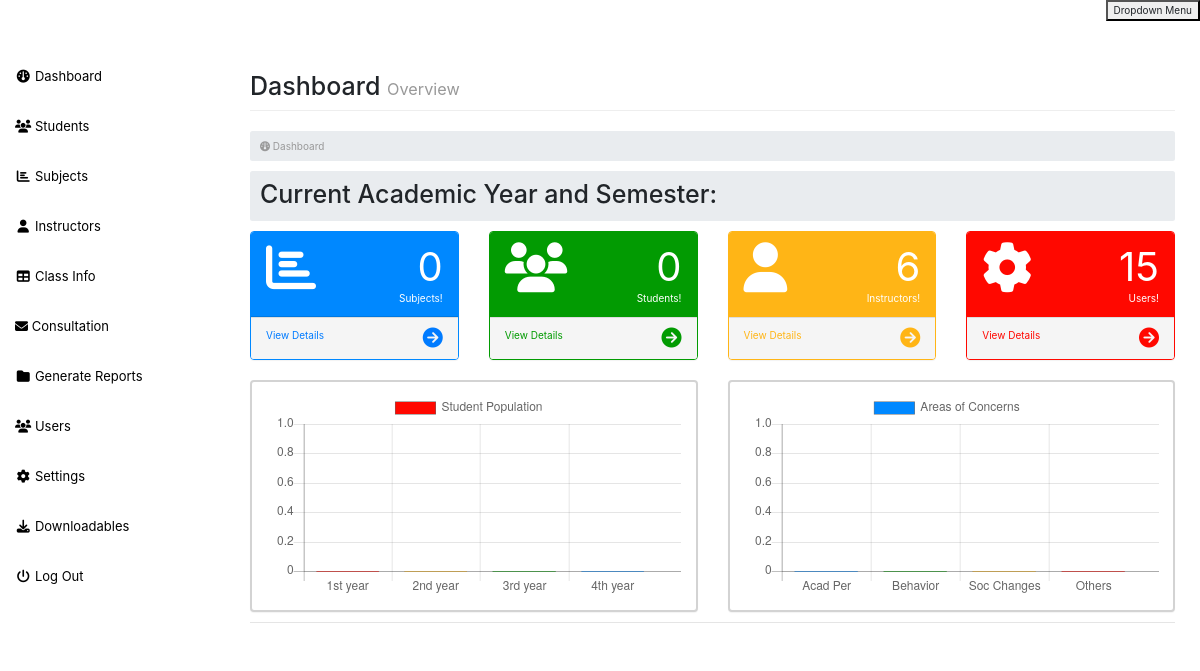
The page /admin/index.php (signed in) on the database as committed earlier.
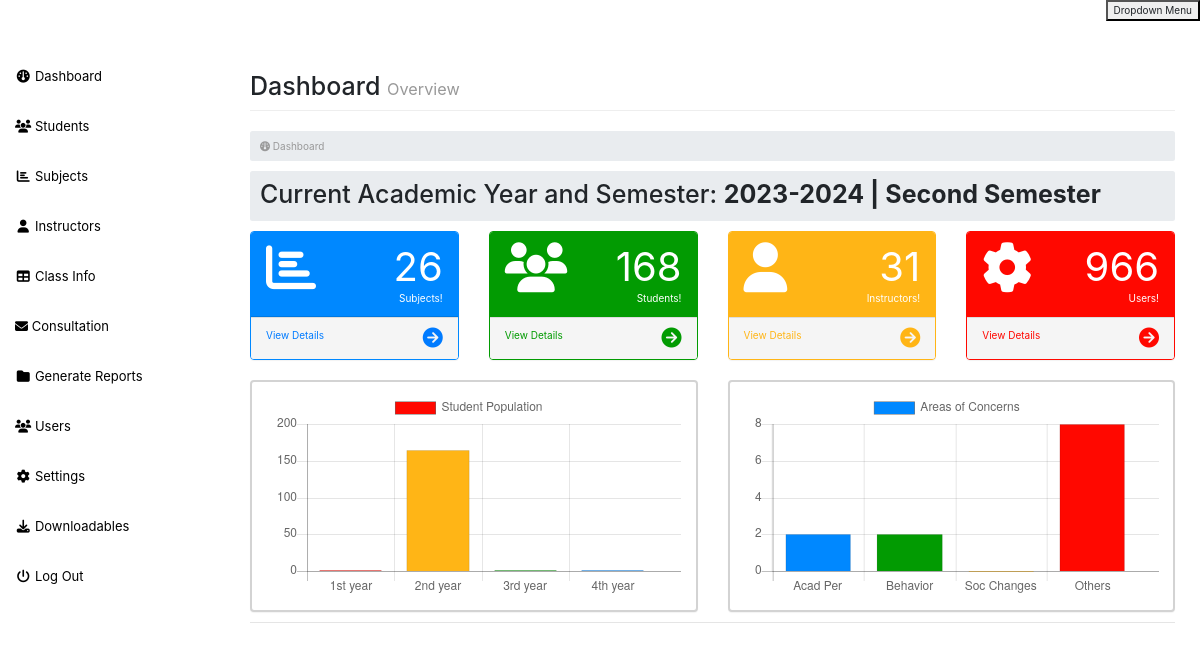
The same page on the database as committed later.
### tables this page shows
CREATE TABLE `ay` (
  `id` int(11) NOT NULL,
  `academic_year` varchar(255) DEFAULT NULL,
  `semester` varchar(255) DEFAULT NULL,
  `semester_id` int(11) DEFAULT NULL,
  `display` tinyint(4) DEFAULT NULL,
  `semester_display` tinyint(4) NOT NULL DEFAULT 1,
  `start_date` date DEFAULT NULL
);

### DatabaseService.php (called while the page is built, shortened)
<?php
class DatabaseService
{
    protected $connection;
    public function __construct()
    {
        $servername = "127.0.0.1";
        $username = "u510162695_infotechMCC";
        $password = "infotechMCC2023";
        $dbname = "u510162695_infotechMCC";
        $this->connection = new PDO("mysql:host=$servername;dbname=$dbname", $username, $password);
        $this->connection->setAttribute(PDO::ATTR_ERRMODE, PDO::ERRMODE_EXCEPTION);
    }
    public function fetch($query)
    {
        $statement = $this->connection->prepare($query);
        $statement->execute();
        $statement->setFetchMode(PDO::FETCH_ASSOC);
        return $statement->fetchAll();
    }
    public function fetchRow($query)
    {
        $statement = $this->connection->prepare($query);
        $statement->execute();
        return $statement->fetch();
    }
    public function countRows($query)
    {
        $results = $this->connection->query($query);
        return $results->fetchColumn();
    }
}

### admin/index.php (the view, shortened to what the changed rows need)
<?php
    include('include/header.php');
    include '../DatabaseService.php';
    $dbService = new DatabaseService;
        $activeAcademicYear = $dbService->fetchRow("SELECT * FROM ay WHERE display = 1");
        if ($activeAcademicYear) {
            $academic_year = $activeAcademicYear['academic_year'];
            $semester = $activeAcademicYear['semester'];
            $academicYearActive = true;
        } else {
            $academic_year = "Default Year";
            $semester = "Default Semester";
            $academicYearActive = false;
        }
        $newAcademicYear = "$academic_year";
        $newSemester = "$semester";
$semesterMapping = [
    'First Semester' => 1,
    'Second Semester' => 2,
    'Final Semester' => 3,
];
$semesterValue = isset($semesterMapping[$semester]) ? $semesterMapping[$semester] : null;
$subjects = [];
if ($academicYearActive) {
    $query = "SELECT * from subject where semester = {$semesterValue}";
    $subjects = $dbService->fetch($query);
}
    $baseCountQuery = 'SELECT count(*) from student';
    $statistics = [
        'population' => [
            'first' => $dbService->countRows($baseCountQuery . " WHERE year = 1 and ay = '$newAcademicYear' and semester = '$newSemester'"),
            'second' => $dbService->countRows($baseCountQuery . " WHERE year = 2 and ay = '$newAcademicYear' and semester = '$newSemester'"),
            'third' => $dbService->countRows($baseCountQuery . " WHERE year = 3 and ay = '$newAcademicYear' and semester = '$newSemester'"),
            'fourth' => $dbService->countRows($baseCountQuery . " WHERE year = 4 and ay = '$newAcademicYear' and semester = '$newSemester'")
        ],
        'consultation' => [
            'academic' => 0,
            'behaviour' => 0,
            'soc' => 0,
            'others' => 0
        ]
    ];
    $consultations = $dbService->fetch("SELECT* from consultations");
    foreach ($consultations as $consultation) {
        $concerns = explode(',',$consultation['areas_concern']);
        $academic = in_array('Concerns about academic performance', $concerns);
        $behaviour = in_array('Concerns about behavior', $concerns);
        if ($academic) {
            $statistics['consultation']['academic'] += 1;
        }
        if ($behaviour) {
            $statistics['consultation']['behaviour'] += 1;
        }
        foreach ($concerns as $concern) {
            if (
                $concern !== 'Concerns about academic performance' &&
                $concern !== 'Concerns about behavior' &&
                $concern !== 'Concerns about recent social changes such as family and or peer relationships'
            ) {
                $statistics['consultation']['others'] += 1;
            }
        }
    }
    $ay = $dbService->fetchRow("SELECT * from ay WHERE display = 1");
    $semester = $ay['semester'];
    if ($academicYearActive) {
    $query = "SELECT count(id) from student where semester = '{$semester}' and ay = '{$activeAcademicYear['academic_year']}'";
    $r1 = mysql_query($query);
    $count1 = mysql_fetch_array($r1);
} else {
    $count1 = [0];
}
    $r3 = mysql_query('select count(*) from teacher');
    $count3 = mysql_fetch_array($r3);
    $r4 = mysql_query('select count(*) from userdata');
    $count4 = mysql_fetch_array($r4);
?>
<div id="page-wrapper">
    <div class="container-fluid">
        <div class="row">
            <div class="col-lg-12">
                <h1 class="page-header">
                 Dashboard <small> Overview</small>
                </h1>
                <ol class="breadcrumb">
                    <li class="">
                    <center>
                    <h1>
                    Current Academic Year and Semester:
                    <?php if ($activeAcademicYear) { ?>
                            <b> <?php echo $activeAcademicYear['academic_year']; ?> | <?php echo $activeAcademicYear['semester']; ?></b>
                        </h1>
                    <?php } ?>
                </center>
                    </li>
                </ol>
            </div>
        </div>
        <div class="row">
            <div class="col-md-3">
                <div class="panel panel-primary">
                    <div class="panel-heading">
                        <div class="row">
                            <div class="col-xs-9 text-right">
                                <div class="huge"><?php echo count($subjects); ?></div>
                                <div>Subjects!</div>
                            </div>
                        </div>
                    </div>
                </div>
            </div>
            <div class="col-md-3">
                <div class="panel panel-green">
                    <div class="panel-heading">
                        <div class="row">
                            <div class="col-xs-9 text-right">
                                <div class="huge"><?php echo $count1[0]; ?></div>
                                <div>Students!</div>
                            </div>
                        </div>
                    </div>
                </div>
            </div>
            <div class="col-md-3">
                <div class="panel panel-yellow">
                    <div class="panel-heading">
                        <div class="row">
                            <div class="col-xs-9 text-right">
                                <div class="huge"><?php echo $count3[0]; ?></div>
                                <div>Instructors!</div>
                            </div>
                        </div>
                    </div>
                </div>
            </div>
            <div class="col-md-3">
                <div class="panel panel-red">
                    <div class="panel-heading">
                        <div class="row">
                            <div class="col-xs-9 text-right">
                                <div class="huge"><?php echo $count4[0]; ?></div>
                                <div>Users!</div>
                            </div>
                        </div>
                    </div>
                </div>
            </div>
            <div class="col-md-6">
                <div class="panel graph">
                    <div class="panel-heading">
                    <canvas id="myChart"></canvas>
                    </div>
                </div>
            </div>
            <div class="col-md-6">
                <div class="panel graph">
                    <div class="panel-heading">
                    <canvas id="myChart2"></canvas>
                    </div>
                </div>
            </div>
        </div>
    </div>
</div>
<script>
const statistics = <?php echo json_encode($statistics); ?>
const { population, consultation } = statistics
var ctx = document.getElementById('myChart').getContext('2d');
var myChart = new Chart(ctx, {
    type: 'bar',
    data: {
        labels: ['1st year', '2nd year', '3rd year', '4th year'],
        datasets: [{
            label: 'Student Population',
            data: [population.first, population.second,  population.third, population.fourth],
            backgroundColor: [
                '#ff0800',
                '#ffb516',
                '#029b02',
                '#0088ff',
            ],
            borderColor: [
            ],
            borderWidth: 1
        }]
    },
    options: {
        scales: {
        yAxes: [{
            ticks: {
                beginAtZero: true
            }
        }]
    }
    }
});
var ctx = document.getElementById('myChart2').getContext('2d');
var myChart = new Chart(ctx, {
    type: 'bar',
    data: {
        labels: ['Acad Per', 'Behavior', 'Soc Changes', 'Others'],
        datasets: [{
            label: 'Areas of Concerns',
            data: [consultation.academic ?? 0 , consultation.behaviour ?? 0, consultation.soc ?? 0, consultation.others ?? 0],
            backgroundColor: [
                '#0088ff',
                '#029b02',
                '#ffb516',
                '#ff0800',
            ],
            borderColor: [
            ],
            borderWidth: 1
        }]
    },
    options: {
        scales: {
        yAxes: [{
            ticks: {
                beginAtZero: true
            }
        }]
    }
    }
});
</script>
<?php include('include/footer.php');

Rows that differ between the two databases and show on the page:
added ay: academic_year "2023-2024", semester "Second Semester"
Other text that changed with them:
count($subjects): "0" → "26"
$count1[0]: "0" → "168"
$count3[0]: "6" → "31"
$count4[0]: "15" → "966"
chart data {{ json_encode($statistics) }}: {"population":{"first":0,"second":0,"third":0,"fourth":0},"consultation":{"academic":0,"behaviour":0,"soc":0,"others":0}} → {"population":{"first":1,"second":164,"third":2,"fourth":1},"consultation":{"academic":2,"behaviour":2,"soc":0,"others":8}}
